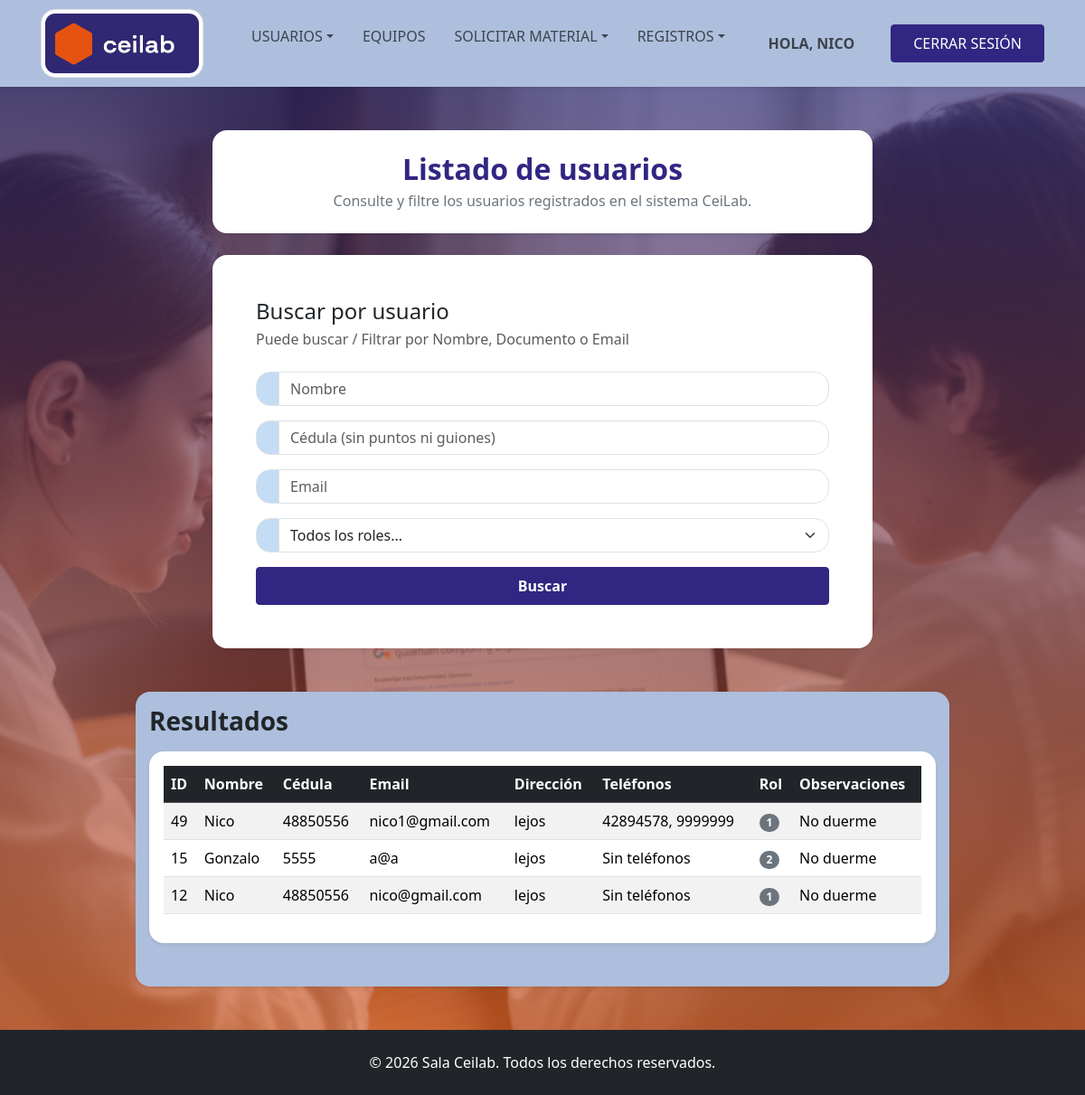
Screenshot of /Formularios/listadoUsuario.php (signed in) with the database file from the repository.
### tables this page shows
CREATE TABLE `usuario` (
  `IDUsuario` int(10) NOT NULL,
  `Nombre` varchar(30) DEFAULT NULL,
  `Contraseña` varchar(61) DEFAULT NULL,
  `Email` varchar(30) DEFAULT NULL,
  `Direccion` varchar(50) NOT NULL,
  `Faltas` int(10) DEFAULT NULL,
  `Observaciones` varchar(50) NOT NULL,
  `Fecha_creacion` date DEFAULT NULL,
  `Crador_IDUsuario` int(11) DEFAULT NULL,
  `cedula` int(8) NOT NULL
);

### Clases/ClsUsuarios.php (called while the page is built, shortened)
<?php
   class ClsUsuarios {
    public function listarUsuarios($filtroNombre = '', $filtroCedula = '', $filtroEmail = '', $filtroRol = '') {
        $objConexion = new Conexion();
        $link = $objConexion->conectar();
        $sql = "SELECT u.IDUsuario, u.nombre, u.cedula, u.email, u.direccion, u.observaciones, MIN(r.ROL) AS ROL
                FROM usuario u
                LEFT JOIN rol r ON u.IDUsuario = r.IDUsuario WHERE 1=1";
        $sql .= " GROUP BY u.IDUsuario, u.nombre, u.cedula, u.email, u.direccion, u.observaciones";
        $sql .= " ORDER BY u.IDUsuario DESC";
        return mysqli_query($link, $sql);
    }
    public function obtenerTelefonosPorUsuario($idUsuario) {
        $objConexion = new Conexion();
        $link = $objConexion->conectar();
        $idEscape = mysqli_real_escape_string($link, $idUsuario);
        $sql = "SELECT Telefono FROM Telefonos WHERE IDUsuario = '$idEscape'";
        $resultado = mysqli_query($link, $sql);
        $telefonos = [];
        if ($resultado) {
            while ($row = mysqli_fetch_assoc($resultado)) {
                $telefonos[] = $row['Telefono'];
            }
        }
        return $telefonos;
    }
    public function obtenerRolesPorUsuario($idUsuario) {
        $objConexion = new Conexion();
        $link = $objConexion->conectar();
        $idEscaped = mysqli_real_escape_string($link, $idUsuario);
        $sql = "SELECT ROL FROM rol WHERE IDUsuario = '$idEscaped'";
        $resultado = mysqli_query($link, $sql);
        $roles = [];
        if ($resultado) {
            while ($row = mysqli_fetch_assoc($resultado)) {
                $roles[] = $row['ROL'];
            }
        }
        return $roles;
    }
}
?>

### Formularios/listadoUsuario.php (the view, shortened to what this page needs)
<!DOCTYPE html>
<html lang="en">
    <head>
        <link href="../bootstrap_theme/bootstrap.css" rel="stylesheet" type="text/css">
        <link rel="stylesheet" href="../Estilos/blocks.css">
        <link href="../Estilos/style.css" rel="stylesheet">
    </head>
    <body class="d-flex flex-column min-vh-100 bg-light">
        <?php include '../navbar.php'; ?>
        <section class="hero-section flex-fill pb-5 pt-5">
            <div class="container pb-4">
                <div class="row justify-content-center">
                    <div class="col-md-9 col-xl-8">
                        <div class="bg-white p-4 shadow-sm rounded text-center">
                            <h3 class="fw-bold h2 mb-1 text-primary">Listado de usuarios</h3>
                            <p class="fw-light text-secondary mb-0">Consulte y filtre los usuarios registrados en el sistema CeiLab.</p>
                        </div>
                    </div>
                </div>
            </div>
            <div class="container pb-5">
                <div class="row">
                    <div class="col-md-9 col-xl-8 ms-auto me-auto">
                        <div class="bg-white p-4 p-lg-5 shadow-sm rounded">
                            <h2 class="mb-1 text-dark h4">Buscar por usuario</h2>
                            <p class="mb-4 text-muted">Puede buscar / Filtrar por Nombre, Documento o Email</p>
                            <form method="GET" action="">
                                <div class="mb-3">
                                    <div class="mb-3">
                                        <div class="input-group">
                                            <span class="bg-light input-group-text"><i class="bi bi-person"></i></span>
                                            <input type="text" class="form-control" name="nombre" placeholder="Nombre" value="<?php echo htmlspecialchars($_GET['nombre'] ?? ''); ?>">
                                        </div>
                                    </div>
                                    <div class="mb-3">
                                        <div class="input-group">
                                            <span class="bg-light input-group-text"><i class="bi bi-card-text"></i></span>
                                            <input type="number" class="form-control" name="cedula" placeholder="Cédula (sin puntos ni guiones)" value="<?php echo htmlspecialchars($_GET['cedula'] ?? ''); ?>">
                                        </div>
                                    </div>
                                    <div class="mb-3">
                                    <div class="input-group">
                                        <span class="bg-light input-group-text"><i class="bi bi-envelope"></i></span>
                                        <input type="email" class="form-control" name="email" placeholder="Email" value="<?php echo htmlspecialchars($_GET['email'] ?? ''); ?>">
                                    </div>
                                    </div>
                                    <div class="mb-3">
                                    <div class="input-group">
                                        <span class="bg-light input-group-text" id="addon-rol"></span>
                                        <select class="form-select" aria-label="Filtrar por Rol" aria-describedby="addon-rol" name="rol">
                                            <option value="" selected>Todos los roles...</option>
                                        </select>
                                    </div>
                                </div>
                                </div>
                                <button type="submit" class="btn d-block w-100 btn-primary fw-bold pb-2 ps-3 pe-3 pt-2">Buscar</button>
                            </form>
                        </div>
                    </div>
                </div>
            </div>
            <div class="container pb-5 pt-3 rounded shadow-sm col-md-10 col-xl-9" style="background-color: #adbfdc;">
                <div class="row">
                    <div>
                        <h3 class="mb-3 text-dark fw-bold">Resultados</h3>
                        <?php
                        require_once '../Clases/ClsUsuarios.php';
                        $objUsuario = new ClsUsuarios();
                        $nombre = $_GET['nombre'] ?? '';
                        $cedula = $_GET['cedula'] ?? '';
                        $email = $_GET['email'] ?? '';
                        $rol = $_GET['rol'] ?? '';
                        $resultado = $objUsuario->listarUsuarios($nombre, $cedula, $email, $rol);
                        if ($resultado && mysqli_num_rows($resultado) > 0) {
                        ?>
                            <div class="table-responsive bg-white p-3 shadow-sm rounded">
                                <table class="table table-striped table-hover align-middle">
                                    <thead class="table-dark">
                                        <tr>
                                            <th>ID</th>
                                            <th>Nombre</th>
                                            <th>Cédula</th>
                                            <th>Email</th>
                                            <th>Dirección</th>
                                            <th>Teléfonos</th>
                                            <th>Rol</th>
                                            <th>Observaciones</th>
                                        </tr>
                                    </thead>
                                    <tbody>
                                        <?php while ($row = mysqli_fetch_assoc($resultado)) {
                                            $telefonosArr = $objUsuario->obtenerTelefonosPorUsuario($row['IDUsuario']);
                                            $textoTelefonos = !empty($telefonosArr) ? implode(', ', $telefonosArr) : 'Sin teléfonos';
                                            $rolArr = $objUsuario->obtenerRolesPorUsuario($row['IDUsuario']);
                                            $textorol = !empty($rolArr) ? implode(', ', $rolArr) : 'Sin rol asignado';
                                            ?>
                                            <tr>
                                                <td><?php echo htmlspecialchars($row['IDUsuario']); ?></td>
                                                <td><?php echo htmlspecialchars($row['nombre']); ?></td>
                                                <td><?php echo htmlspecialchars($row['cedula']); ?></td>
                                                <td><?php echo htmlspecialchars($row['email']); ?></td>
                                                <td><?php echo htmlspecialchars($row['direccion']); ?></td>
                                                <td><?php echo htmlspecialchars($textoTelefonos); ?></td>
                                                <td>
                                                    <span class="badge bg-secondary">
                                                        <?php echo htmlspecialchars($textorol); ?>
                                                    </span>
                                                </td>
                                                <td><?php echo htmlspecialchars($row['observaciones']); ?></td>
                                            </tr>
                                        <?php } ?>
                                    </tbody>
                                </table>
                            </div>
                        <?php
                        } else {
                            echo "<div class='alert alert-info text-center bg-white mb-0'>No se encontraron usuarios registrados con esos criterios.</div>";
                        }
                        ?>
                    </div>
                </div>
            </div>
        </section>
        <?php include '../footer.php'; ?>
    </body>
</html>

### navbar.php (shortened to what this page needs)
<?php
$esAdministrador = isset($_SESSION['roles']) && in_array('1', $_SESSION['roles']);
$estaLogueado = isset($_SESSION['IDUsuario']);
?>
<nav class="navbar navbar-expand-lg navbar-light py-lg-1 text-uppercase shadow-sm" style="background-color: #adbfdc;">
    <div class="container">
        <picture>
            <source type="image/webp">
            <a href="/CeiLab2026/index.php" class="d-inline-block text-decoration-none p-0 m-0">
                <img src="/CeiLab2026/assets/img/Ceilab-logo.jpg" class="img-thumbnail" style="max-width: 180px; height: auto;" alt="Logo CeiLab">
            </a>
        </picture>
        <div class="collapse navbar-collapse" id="navbarNavDropdown-3">
            <ul class="mb-2 mb-lg-0 ms-auto navbar-nav">
                <?php if ($esAdministrador): ?>
                    <li class="nav-item dropdown">
                    <a class="nav-link px-lg-3 py-lg-4 dropdown-toggle" href="#" id="navbarDropdownMenuLink" role="button" data-bs-toggle="dropdown" aria-expanded="false">Usuarios</a>
                </li>
                <?php endif; ?>
                <li class="nav-item">
                    <a class="nav-link px-lg-3 py-lg-4" href="#">Equipos</a>
                </li>
                <li class="nav-item dropdown">
                    <a class="nav-link px-lg-3 py-lg-4 dropdown-toggle" href="#" id="navbarDropdownMenuLink2" role="button" data-bs-toggle="dropdown" aria-expanded="false">Solicitar material</a>
                </li>
                <li class="nav-item dropdown">
                    <a class="nav-link px-lg-3 py-lg-4 dropdown-toggle" href="#" id="navbarDropdownMenuLink3" role="button" data-bs-toggle="dropdown" aria-expanded="false">Registros</a>
                </li>
                <?php if ($estaLogueado): ?>
                    <li class="nav-item px-lg-3 py-lg-4">
                        <span class="nav-link fw-bold ms-2">Hola, <?php echo htmlspecialchars($_SESSION['nombre']); ?></span>
                    </li>
                </ul>
                    <div class="ms-lg-3">
                        <a class="btn btn-primary pb-2 pe-4 ps-4 pt-2" href="/CeiLab2026/Clases/ClsLogin.php?action=logout">Cerrar Sesión</a>
                    </div>
                <?php endif; ?>
        </div>
    </div>
</nav>

### footer.php
<footer class="bg-dark text-white py-4 mt-auto">
<div class="container text-center">
<p class="mb-0">&copy; <?php echo date('Y'); ?> Sala Ceilab. Todos los derechos reservados.</p>
</div>
</footer>

### Estilos/style.css (style rules this page uses)
.hero-section { background-image: linear-gradient(rgba(48, 40, 115, 0.67), rgba(230, 83, 16, 0.57)), url('../assets/img/ceilab.png'); background-size: cover; background-position: center; background-repeat: no-repeat; }

### rows the page displays
usuario: IDUsuario "49", Nombre "Nico", cedula "48850556", Email "nico1@gmail.com", Direccion "lejos", textoTelefonos "42894578, 9999999", textorol "1", Observaciones "No duerme"
usuario: IDUsuario "15", Nombre "Gonzalo", cedula "5555", Email "a@a", Direccion "lejos", textoTelefonos "Sin teléfonos", textorol "2", Observaciones "No duerme"
usuario: IDUsuario "12", Nombre "Nico", cedula "48850556", Email "nico@gmail.com", Direccion "lejos", textoTelefonos "Sin teléfonos", textorol "1", Observaciones "No duerme"

### other values shown
$_SESSION['nombre'] "NICO"
